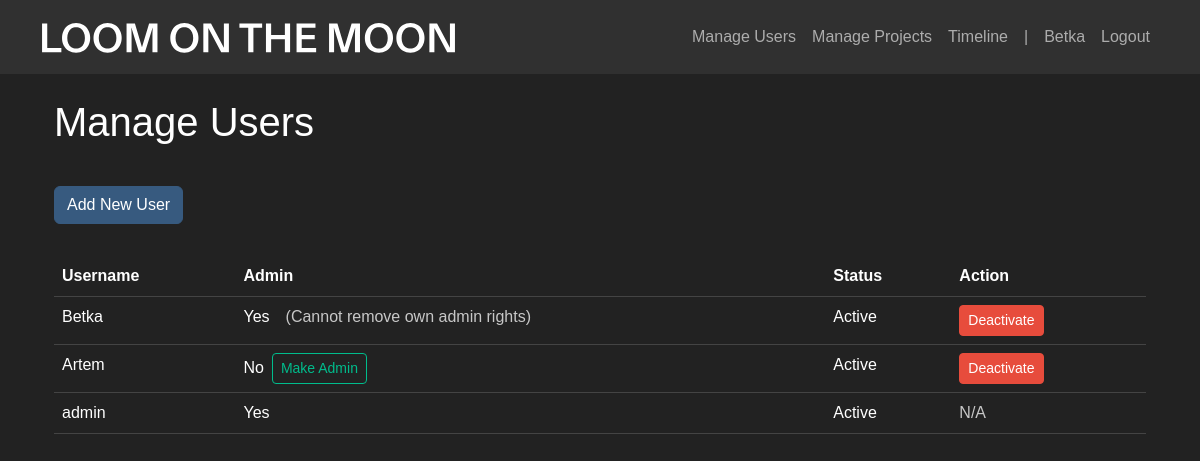
The page /manage_users (signed in) on the database as committed earlier.
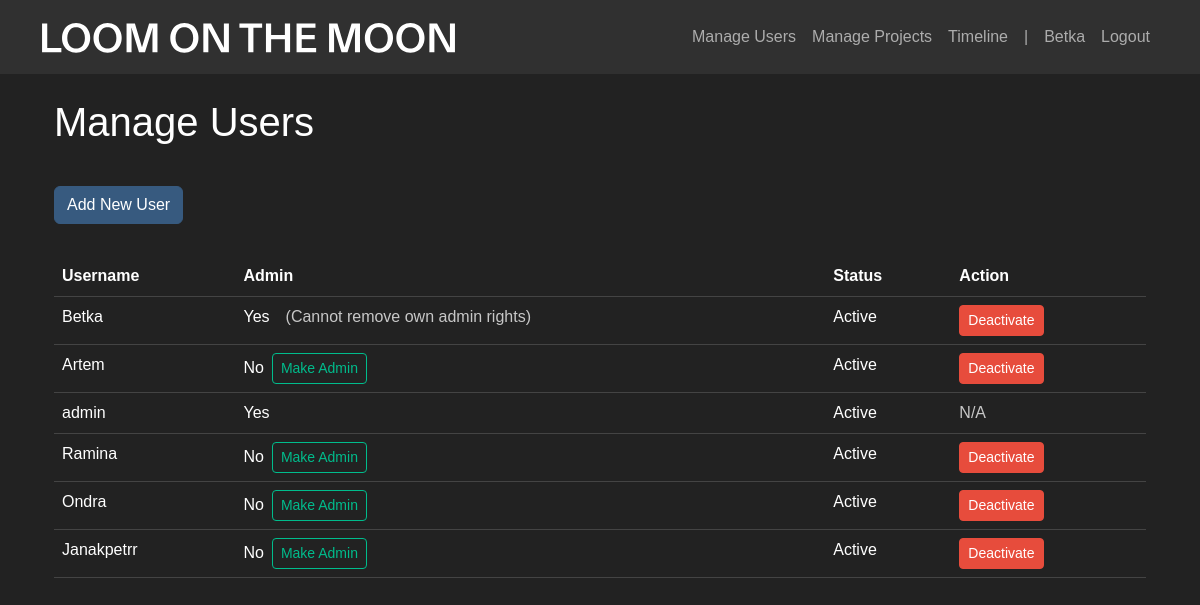
The same page on the database as committed later.
### app/models.py (models this page shows)
class User(UserMixin, db.Model):
    id = db.Column(db.Integer, primary_key=True)
    username = db.Column(db.String(80), unique=True, nullable=False)
    password = db.Column(db.String(120), nullable=False)
    is_admin = db.Column(db.Boolean, default=False)
    is_active = db.Column(db.Boolean, default=True)  # New field
    time_entries = db.relationship('TimeEntry', backref='user', lazy=True)

### app/main.py (the view)
@main.route('/manage_users')
@login_required
def manage_users():
    if not current_user.is_admin:
        return redirect(url_for('main.index'))
    users = User.query.all()
    return render_template('manage_users.html', users=users)

### app/__init__.py (called while the page is built)
def create_app():
    app = Flask(__name__)
    app.config['SECRET_KEY'] = 'your-secret-key-here'  # Change this in production
    app.config['SQLALCHEMY_DATABASE_URI'] = 'sqlite:///timetracker.db'
    db.init_app(app)
    login_manager.init_app(app)
    login_manager.login_view = 'auth.login'
    migrate.init_app(app, db)
    from .models import User
    @login_manager.user_loader
    def load_user(user_id):
        return User.query.get(int(user_id))
    from .auth import auth as auth_blueprint
    from .main import main as main_blueprint
    app.register_blueprint(auth_blueprint)
    app.register_blueprint(main_blueprint)
    with app.app_context():
        db.create_all()
    return app

### app/templates/manage_users.html (shortened to what this page needs)
{% extends "base.html" %}
{% block content %}
<div class="container mt-4">
    <h2>Manage Users</h2>
    {% if current_user.is_admin %}
    <a href="/add_user" class="btn btn-primary add-btn">Add New User</a>
    {% endif %}
    <table class="table">
        <thead>
            <tr>
                <th>Username</th>
                <th>Admin</th>
                <th>Status</th>
                <th>Action</th>
            </tr>
        </thead>
        <tbody>
            {% for user in users %}
            <tr>
                <td>{{ user.username }}</td>
                <td>
                    {% if user.username != 'admin' %}
                        <div class="d-flex align-items-center">
                            <span class="me-2">{{ 'Yes' if user.is_admin else 'No' }}</span>
                            {% if user.id != current_user.id %}
                                <button
                                    onclick="toggleAdmin({{ user.id }}, '{{ user.username }}', {{ 'true' if not user.is_admin else 'false' }})"
                                    class="btn btn-sm {{ 'btn-outline-success' if not user.is_admin else 'btn-outline-warning' }}"
                                >
                                    {{ 'Make Admin' if not user.is_admin else 'Remove Admin' }}
                                </button>
                            {% elif user.is_admin %}
                                <span class="text-muted ms-2">(Cannot remove own admin rights)</span>
                            {% endif %}
                        </div>
                    {% else %}
                        {{ 'Yes' }}
                    {% endif %}
                </td>
                <td>{{ 'Active' if user.is_active else 'Inactive' }}</td>
                <td>
                    {% if user.username != 'admin' %}
                        {% if user.is_active %}
                            <a href="{{ url_for('main.deactivate_user', user_id=user.id) }}" class="btn btn-danger btn-sm">Deactivate</a>
                        {% else %}
                            <a href="{{ url_for('main.activate_user', user_id=user.id) }}" class="btn btn-success btn-sm">Activate</a>
                        {% endif %}
                    {% else %}
                        <span class="text-muted">N/A</span>
                    {% endif %}
                </td>
            </tr>
            {% endfor %}
        </tbody>
    </table>
</div>
{% endblock %}

### app/templates/base.html (shortened to what this page needs)
<!DOCTYPE html>
<html lang="en">
<head>
    <link rel="stylesheet" href="https://cdn.jsdelivr.net/npm/bootswatch@5.1.3/dist/darkly/bootstrap.min.css">
    <link rel="stylesheet" href="https://cdn.jsdelivr.net/npm/bootstrap-icons@1.7.2/font/bootstrap-icons.css">
</head>
<body>
    <nav class="navbar navbar-expand-lg navbar-dark bg-dark">
        <div class="container">
            <a class="navbar-brand" href="{{ url_for('main.index') }}">
                <img src="{{ url_for('static', filename='assets/loomonthemoon_logo.svg') }}" alt="Logo" height="30">
            </a>
            <div class="navbar-nav ms-auto">
                {% if current_user.is_authenticated %}
                {% if current_user.is_admin %}
                <li class="nav-item">
                    <a class="nav-link" href="{{ url_for('main.manage_users') }}">Manage Users</a>
                </li>
                <li class="nav-item">
                    <a class="nav-link" href="{{ url_for('main.manage_projects') }}">Manage Projects</a>
                </li>
                <li class="nav-item">
                    <a class="nav-link" href="{{ url_for('main.admin_timeline') }}">Timeline</a>
                </li>
                <li class="nav-item">
                    <a class="nav-link" href="#">|</a>
                </li>
                {% endif %}
                    <span class="nav-item nav-link">{{ current_user.username }}</span>
                    <a class="nav-item nav-link" href="{{ url_for('auth.logout') }}">Logout</a>
                {% endif %}
            </div>
        </div>
    </nav>
    <div class="container mt-4">
        {% block content %}{% endblock %}
    </div>
</body>
</html>

Rows that differ between the two databases and show on the page:
added User: username "Ramina", is_admin "No", is_admin "Make Admin", is_active "Active"
added User: username "Ondra", is_admin "No", is_admin "Make Admin", is_active "Active"
added User: username "Janakpetrr", is_admin "No", is_admin "Make Admin", is_active "Active"
